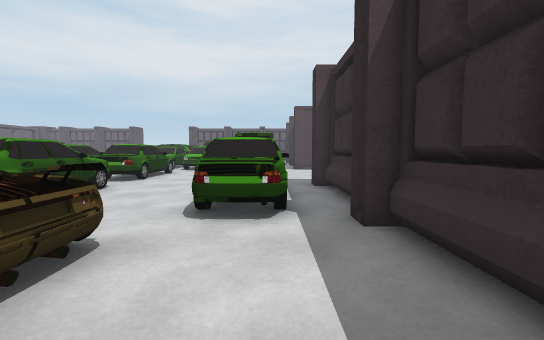
view 1 (above)

24 first-person views from a walk through a scene from a Unity 3-D project. The camera is 1.2 m above the floor, tilts 4° down and sees 90° across. The floor is counted in squares, 1 m on a side. Each view is taken from the middle of a square. On the plan, view 1 faces up. The plan holds only what a view shows up to about 13 squares ahead; the rest is blank. The place goes on beyond the plan. The player character is not drawn.

view 2
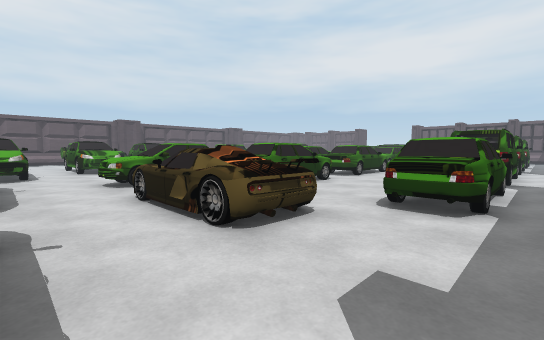

view 3
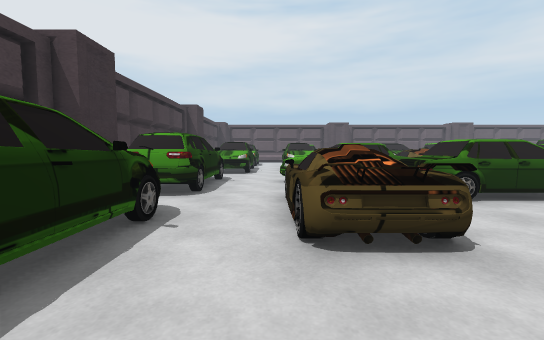

view 4
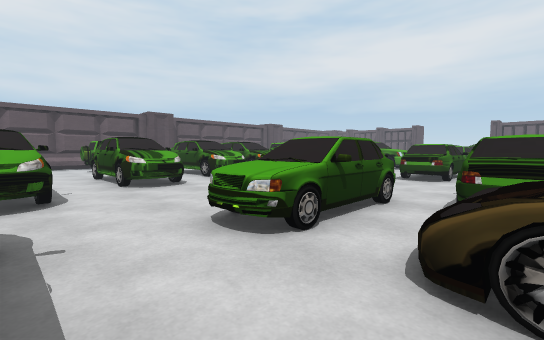

view 5
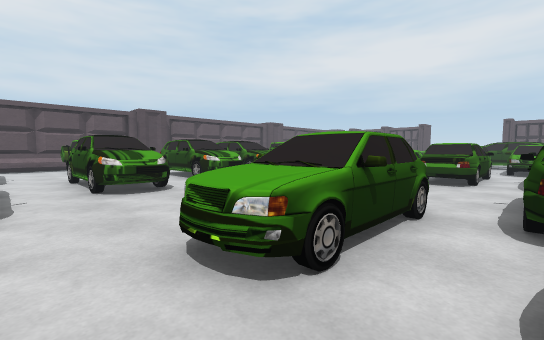

view 6
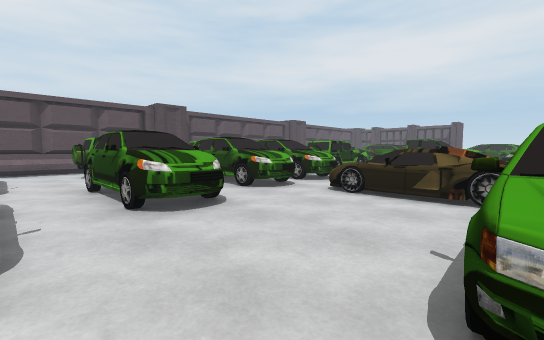

view 7
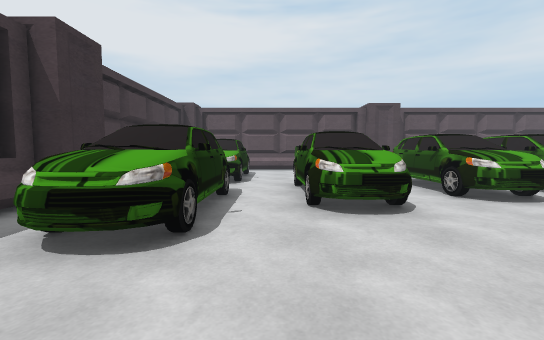

view 8
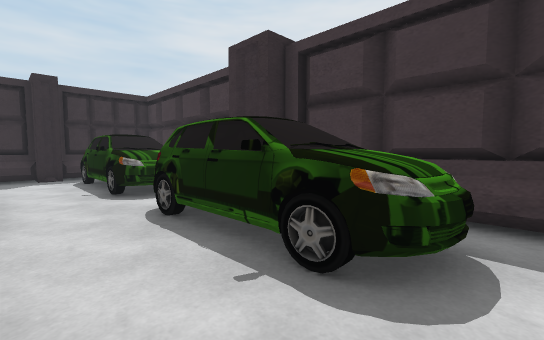

view 9
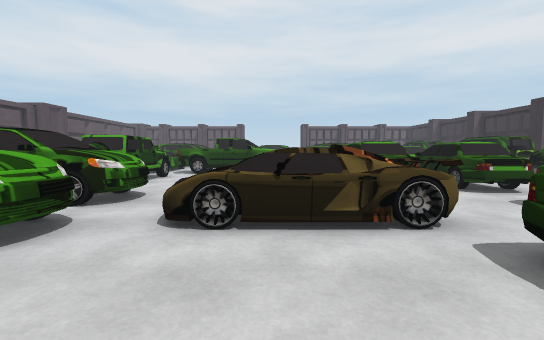

view 10
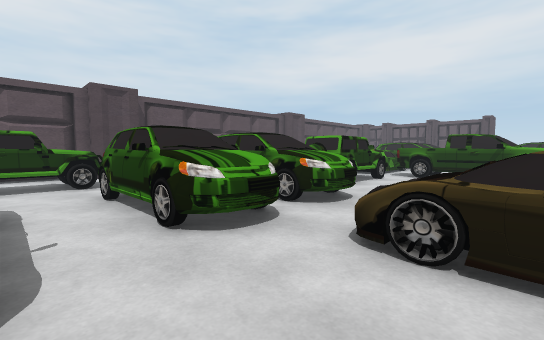

view 11
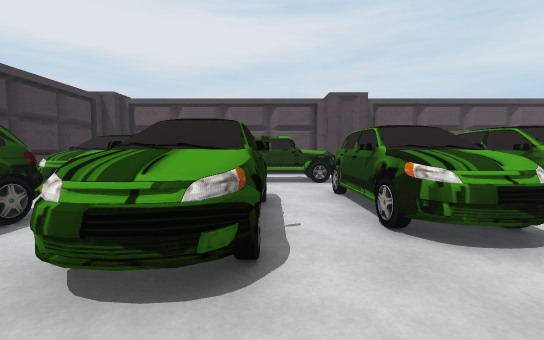

view 12
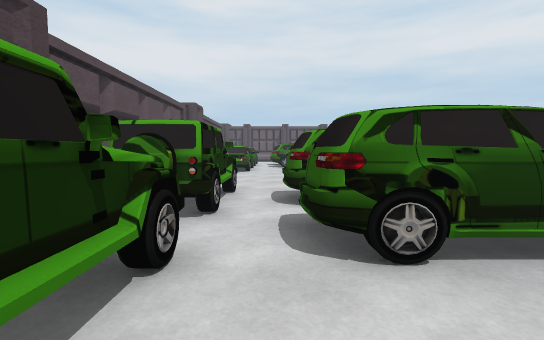

view 13
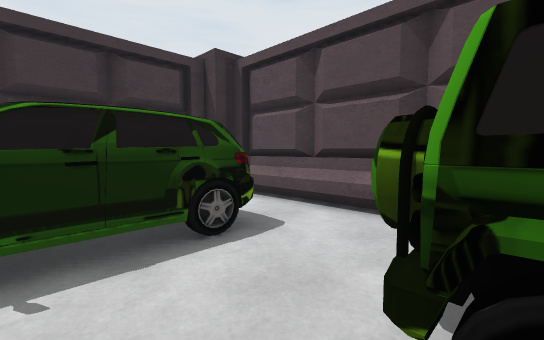

view 14
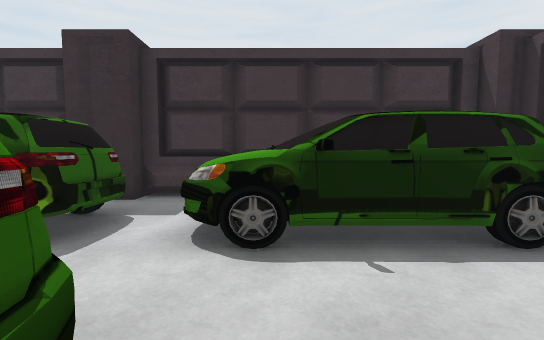

view 15
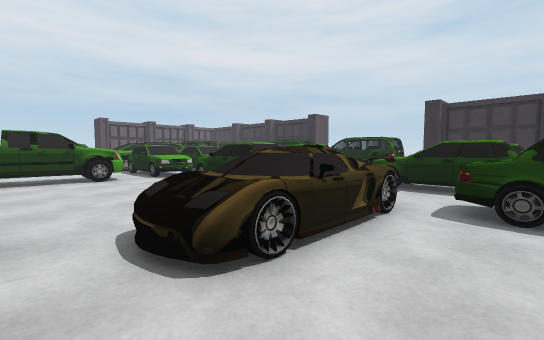

view 16
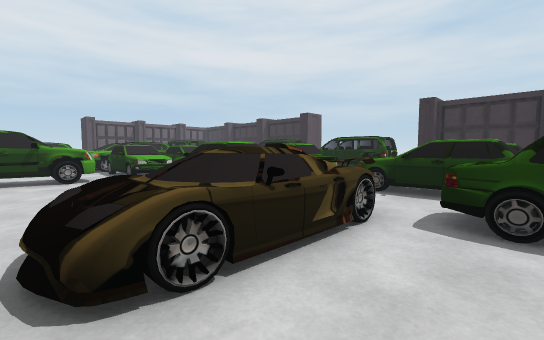

view 17
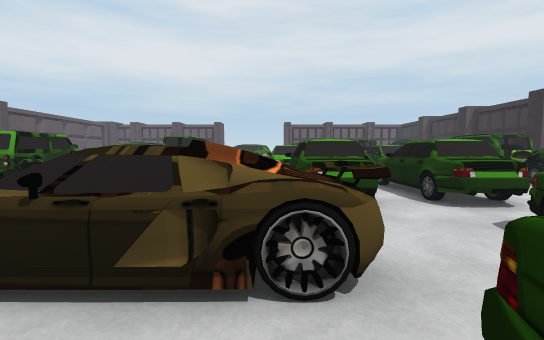

view 18
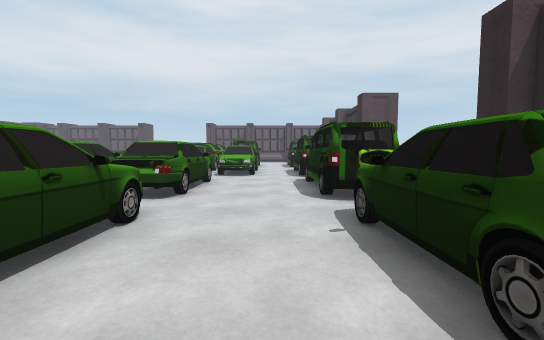

view 19
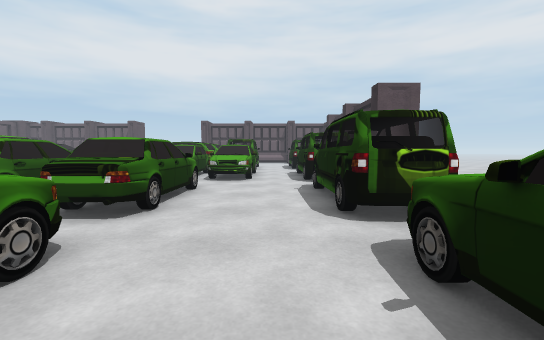

view 20
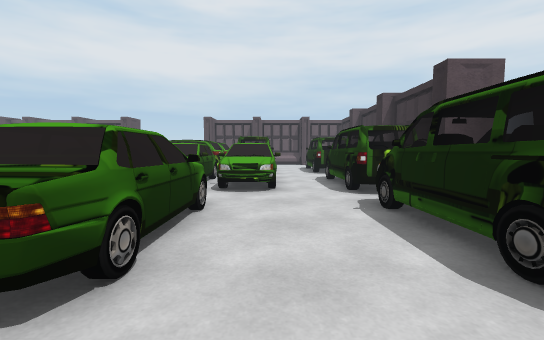

view 21
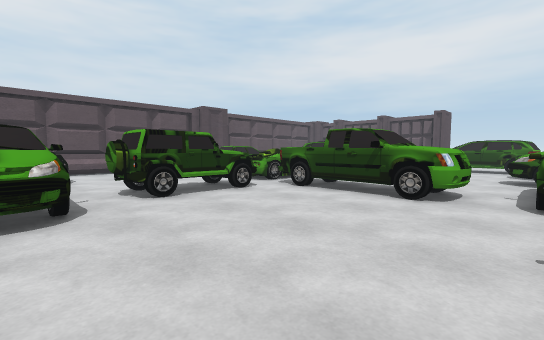

view 22
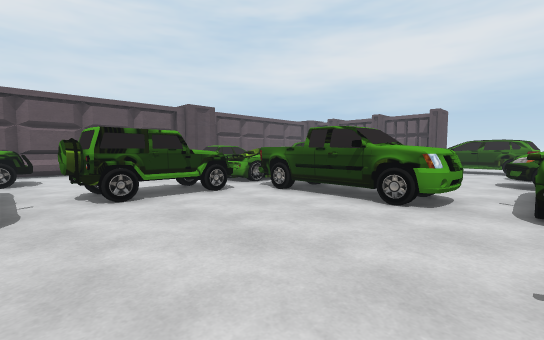

view 23
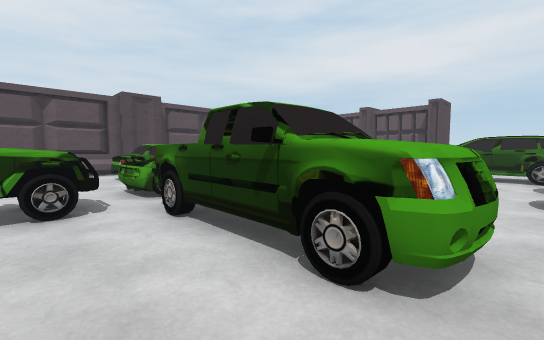

view 24
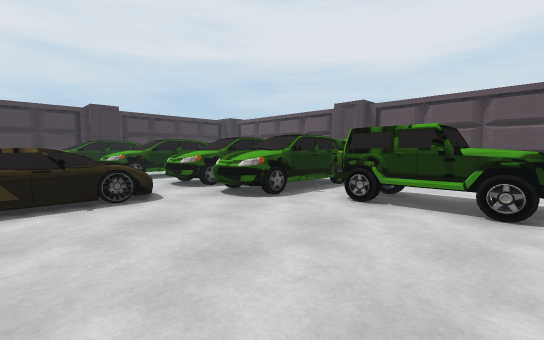

### Floor plan
Key: @ floor where view 1 was taken; # wall or solid block; x gap in a wall; . main floor; : floor 0.5 m higher than the main floor; + floor 1 m higher than the main floor; / step, stairs or slope; = window, fence, low wall or low ledge; ^ raised ledge; v drop or lower ground; C car; W wheel; O other object.
Columns run from 27 left of view 1 to 3 right of it. Each row starts with its distance up from view 1.
 18 #.OO..CCC OOOOOOOO OOOOO.OOO ##
 17 #    ....OOOOOO.OOOOO.OO.OOO.
 16 #   ...^^W.......  ..........
 15 #   ...^^^.......OO.O O..OOO.
 14 #   ...###.......OO.OOO..OOO.
 13 #......##W.......OO.OO...OOO.
 12 #.==...x^x.......OO.OO...OOO.
 11 #  ^W.OOOOO......OO.OO...OOO.
 10 #  ##OOOOOOO.................#
  9 # ###OOOOOOO.v/v /..OOO...OO.#
  8 # ##W.OOOOOO/    /..OOO..OOO.#
  7 #  x..OOOOOO.CCCCC..OOO...OO.#
  6 #. ^^.OOOOOO.....OO.OOO...OO.#
  5 #.#^#............OO.OOO...OO.#
  4 #.# #..OOOOO.....OO..  ......#
  3 #.###..OOOOOO....OOO.  C+:...#
  2 #......OOOOOO....OO.C    :...#
  1 #.................O..CCCC....#
  0 #.OOOOOO.OOOOO.............@.#
 -1 #.OOOOOO.OOOOOO.OOOOO..OOOOO.#
 -2 #.OOOOOO.OOOOOO.OOOOOOOOOOOO #
 -3 #       ...... .OOOOOO  OO O #
 -4 #############  ##############
 -5  ###########   #####

Where each view was taken, in squares from view 1:
view 1: 0 up, 0 right, facing up
view 2: 1 down, 1 right, facing up-left
view 3: 1 up, 1 right, facing left
view 4: 1 down, 6 left, facing up-left
view 5: 0 up, 7 left, facing up-left
view 6: 0 up, 10 left, facing up-left
view 7: 1 up, 10 left, facing left
view 8: 1 up, 12 left, facing down-right
view 9: 3 up, 13 left, facing up
view 10: 4 up, 13 left, facing up-left
view 11: 4 up, 13 left, facing left
view 12: 3 up, 22 left, facing up
view 13: 3 up, 22 left, facing down-left
view 14: 3 up, 21 left, facing down
view 15: 5 up, 16 left, facing up-right
view 16: 5 up, 15 left, facing up-right
view 17: 5 up, 11 left, facing up
view 18: 4 up, 3 left, facing up
view 19: 6 up, 3 left, facing up
view 20: 9 up, 4 left, facing up
view 21: 10 up, 11 left, facing up-left
view 22: 11 up, 11 left, facing up-left
view 23: 15 up, 12 left, facing up-left
view 24: 16 up, 12 left, facing down-left
